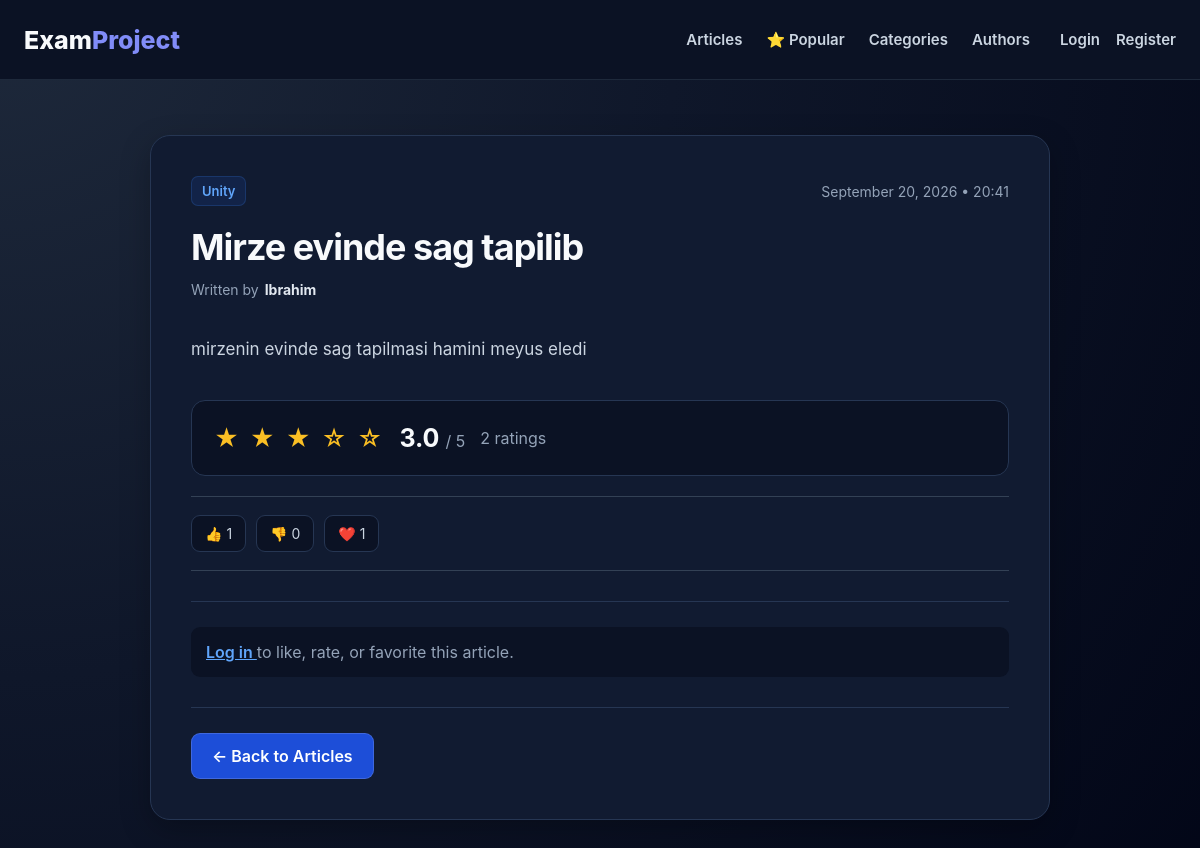
Page /articles/2/ on the committed database.
### articles/models.py (models this page shows, shortened)
class Article(models.Model):
    title = models.CharField(
        max_length=200
    )
    image = models.ImageField(
        upload_to="articles/",
        blank=True,
        null=True
    )
    content = models.TextField()
    category = models.ForeignKey(
        Category,
        on_delete=models.SET_NULL,
        null=True,
        related_name="articles"
    )
    author = models.ForeignKey(
        User,
        on_delete=models.CASCADE,
        related_name="articles"
    )
    created_at = models.DateTimeField(
        auto_now_add=True
    )
    updated_at = models.DateTimeField(
        auto_now=True
    )
    status = models.CharField(
        max_length=20,
        choices=[
            ("pending", "Pending"),
            ("published", "Published"),
        ],
        default="pending"
    )
    likes = models.ManyToManyField(
        User,
        related_name="liked_articles",
        blank=True
    )
    dislikes = models.ManyToManyField(
        User,
        related_name="disliked_articles",
        blank=True
    )
    favorites = models.ManyToManyField(
        User,
        related_name="favorite_articles",
        blank=True
    )

class Category(models.Model):
    name = models.CharField(
        max_length=100,
        unique=True
    )

### articles/views.py (the view, shortened to what this page needs)
def article_detail(request, article_id):
    article = get_object_or_404(
        Article.objects
        .filter(
            id=article_id
        )
        .select_related(
            "author",
            "category"
        )
        .prefetch_related(
            "ratings",
            "likes",
            "dislikes",
            "favorites"
        )
        .annotate(
            average_rating=Avg("ratings__value")
        )
    )
    return render(
        request,
        "article/article_detail.html",
        {
            "article": article
        }
    )

### templates/article/article_detail.html (shortened to what this page needs)
{% extends "base.html" %}
{% block content %}
<div class="article-detail-container">
    <article class="article-detail-card">
        <div class="article-detail-content">
            <div class="article-meta">
                {% if article.category %}
                    <a
                        href="{% url 'category_articles' article.category.id %}"
                        class="article-category"
                    >
                        {{ article.category.name }}
                    </a>
                {% endif %}
                <span>
                    {{ article.created_at|date:"F d, Y • H:i" }}
                </span>
            </div>
            <h1 class="article-detail-title">
                {{ article.title }}
            </h1>
            <div class="article-detail-author">
                <span>Written by</span>
                <a
                    href="{% url 'author_articles' article.author.id %}"
                >
                    <strong>
                        {{ article.author.username }}
                    </strong>
                </a>
            </div>
            <div class="article-content">
                {{ article.content|linebreaks }}
            </div>
            <div class="article-rating-summary">
                <div class="rating-stars">
                    {% if article.average_rating %}
                        {% if article.average_rating >= 1 %}
                            ★
                        {% else %}
                            ☆
                        {% endif %}
                        {% if article.average_rating >= 2 %}
                            ★
                        {% else %}
                            ☆
                        {% endif %}
                        {% if article.average_rating >= 3 %}
                            ★
                        {% else %}
                            ☆
                        {% endif %}
                        {% if article.average_rating >= 4 %}
                            ★
                        {% else %}
                            ☆
                        {% endif %}
                        {% if article.average_rating >= 5 %}
                            ★
                        {% else %}
                            ☆
                        {% endif %}
                    {% else %}
                        ☆☆☆☆☆
                    {% endif %}
                </div>
                <div class="rating-score">
                    {% if article.average_rating %}
                        <strong>
                            {{ article.average_rating|floatformat:1 }}
                        </strong>
                        <span>/ 5</span>
                    {% else %}
                        <span>No ratings yet</span>
                    {% endif %}
                </div>
                <div class="rating-count">
                    {{ article.ratings.count }} rating{{ article.ratings.count|pluralize }}
                </div>
            </div>
            <div class="article-stats">
                <span>
                    👍 {{ article.likes.count }}
                </span>
                <span>
                    👎 {{ article.dislikes.count }}
                </span>
                <span>
                    ❤️ {{ article.favorites.count }}
                </span>
            </div>
            <div class="article-actions">
                {% if user.is_authenticated %}
                    <form
                        method="POST"
                        action="{% url 'article_like' article.id %}"
                    >
                        {% csrf_token %}
                        <button
                            type="submit"
                            class="article-action-button"
                        >
                            👍 Like
                        </button>
                    </form>
                    <form
                        method="POST"
                        action="{% url 'article_dislike' article.id %}"
                    >
                        {% csrf_token %}
                        <button
                            type="submit"
                            class="article-action-button"
                        >
                            👎 Dislike
                        </button>
                    </form>
                    <form
                        method="POST"
                        action="{% url 'article_favorite' article.id %}"
                    >
                        {% csrf_token %}
                        <button
                            type="submit"
                            class="article-action-button"
                        >
                            ❤️ Favorite
                        </button>
                    </form>
                    {% if user.is_superuser or user.is_staff or article.author == user %}
                        <a
                            href="{% url 'article_edit' article.id %}"
                            class="article-action-button"
                        >
                            ✏️ Edit
                        </a>
                        <a
                            href="{% url 'article_delete' article.id %}"
                            class="article-action-button article-delete-button"
                        >
                            🗑️ Delete
                        </a>
                    {% endif %}
                {% else %}
                    <div class="article-login-message">
                        <a href="{% url 'login' %}">
                            Log in
                        </a>
                        to like, rate, or favorite this article.
                    </div>
                {% endif %}
            </div>
            <div class="article-back">
                <a
                    href="{% url 'article_list' %}"
                    class="btn btn-secondary"
                >
                    ← Back to Articles
                </a>
            </div>
        </div>
    </article>
</div>
{% endblock %}

### static/css/style.css (style rules this page uses)
* { margin: 0; padding: 0; box-sizing: border-box; }
body { font-family: Inter, -apple-system, BlinkMacSystemFont, "Segoe UI", sans-serif; background: radial-gradient( circle at top left, #1e293b, #0f172a 45%, #020617 ); color: #f8fafc; min-height: 100vh; }
.btn-secondary { background: rgba(255, 255, 255, 0.08); border: 1px solid rgba(255, 255, 255, 0.15); }
.article-meta { display: flex; justify-content: space-between; align-items: center; color: #64748b; font-size: 13px; margin-bottom: 15px; }
.article-category { background: #1e3a8a; color: #bfdbfe; padding: 5px 10px; border-radius: 6px; }
.article-stats { display: flex; gap: 15px; color: #94a3b8; font-size: 14px; margin-bottom: 20px; }
.btn.btn-secondary { display: inline-block; text-decoration: none; background: #1d4ed8; color: #ffffff; padding: 12px 20px; border-radius: 9px; font-weight: 600; transition: 0.2s ease; }
.article-detail-container { max-width: 900px; margin: 40px auto; padding: 0 20px; }
.article-detail-card { overflow: hidden; background: #1e293b; border: 1px solid #334155; border-radius: 16px; box-shadow: 0 10px 30px rgba(0, 0, 0, 0.25); }
.article-detail-content { padding: 30px; }
.article-meta { display: flex; align-items: center; gap: 12px; margin-bottom: 15px; color: #94a3b8; font-size: 14px; }
.article-category { display: inline-block; padding: 5px 10px; background: #334155; color: #cbd5e1; border-radius: 6px; font-size: 13px; font-weight: 600; }
.article-detail-content h1 { margin: 0 0 12px 0; color: #f8fafc; font-size: 36px; line-height: 1.2; }
.article-detail-author { margin-bottom: 25px; color: #94a3b8; font-size: 14px; }
.article-detail-author strong { color: #e2e8f0; }
.article-content { margin-bottom: 25px; color: #cbd5e1; font-size: 16px; line-height: 1.8; }
.article-content p { margin-bottom: 16px; }
.article-stats { display: flex; flex-wrap: wrap; align-items: center; gap: 18px; padding: 18px 0; border-top: 1px solid #334155; border-bottom: 1px solid #334155; color: #94a3b8; font-size: 14px; }
.article-stats span { display: inline-flex; align-items: center; gap: 5px; }
.article-actions { display: flex; flex-wrap: wrap; align-items: center; gap: 12px; margin-top: 25px; }
.article-back { margin-top: 25px; padding-top: 20px; border-top: 1px solid #334155; }
.article-back a { display: inline-flex; align-items: center; justify-content: center; min-height: 42px; padding: 10px 18px; border-radius: 9px; text-decoration: none; }
.article-detail-container { width: min(950px, 92%); margin: 0 auto; padding: 55px 0 90px; }
.article-detail-card { overflow: hidden; background: #111b31; border: 1px solid #263653; border-radius: 20px; }
.article-detail-content { padding: 40px; }
.article-detail-content .article-meta { display: flex; align-items: center; gap: 15px; margin-bottom: 20px; color: #94a3b8; font-size: 14px; }
.article-category { color: #60a5fa; background: rgba(37, 99, 235, 0.12); border: 1px solid rgba(59, 130, 246, 0.2); padding: 6px 10px; border-radius: 7px; text-decoration: none; font-weight: 600; }
.article-detail-title { margin: 0 0 15px; color: #f8fafc; font-size: clamp(32px, 5vw, 48px); line-height: 1.1; letter-spacing: -1px; }
.article-detail-author { display: flex; gap: 6px; align-items: center; margin-bottom: 35px; color: #94a3b8; }
.article-detail-author a { color: #60a5fa; text-decoration: none; }
.article-content { color: #cbd5e1; font-size: 17px; line-height: 1.9; margin-bottom: 35px; }
.article-content p { margin-bottom: 20px; }
.article-rating-summary { display: flex; align-items: center; flex-wrap: wrap; gap: 15px; padding: 22px; margin-bottom: 20px; background: #0b1224; border: 1px solid #263653; border-radius: 14px; }
.rating-stars { color: #fbbf24; font-size: 24px; letter-spacing: 2px; }
.rating-score strong { color: #f8fafc; font-size: 25px; }
.rating-score span, .rating-count { color: #94a3b8; }
.article-stats { display: flex; flex-wrap: wrap; gap: 10px; margin-bottom: 30px; }
.article-stats span { padding: 9px 13px; background: #0b1224; border: 1px solid #263653; border-radius: 9px; color: #cbd5e1; font-size: 14px; }
.article-actions { display: flex; flex-wrap: wrap; gap: 10px; padding-top: 25px; border-top: 1px solid #263653; }
.article-login-message { width: 100%; padding: 15px; background: #0b1224; border-radius: 9px; color: #94a3b8; }
.article-login-message a { color: #60a5fa; font-weight: 600; }
.article-back { margin-top: 30px; padding-top: 25px; border-top: 1px solid #263653; }

### rows in the picture
Article: category.name "Unity", created_at "September 20, 2026 • 20:41", title "Mirze evinde sag tapilib", author.username "Ibrahim", content "mirzenin evinde sag tapilmasi hamini meyus eledi", average_rating "3.0", ratings.count "2", likes.count "1", dislikes.count "0", favorites.count "1"
